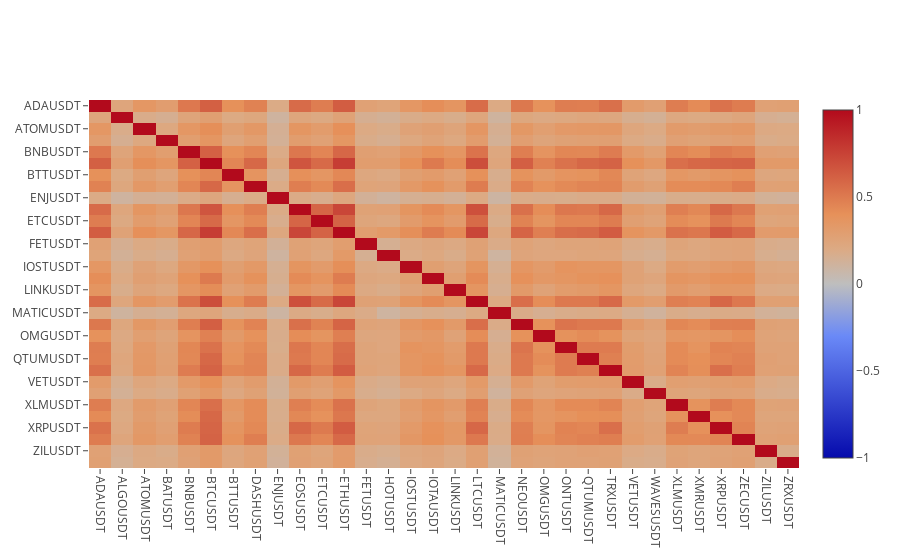
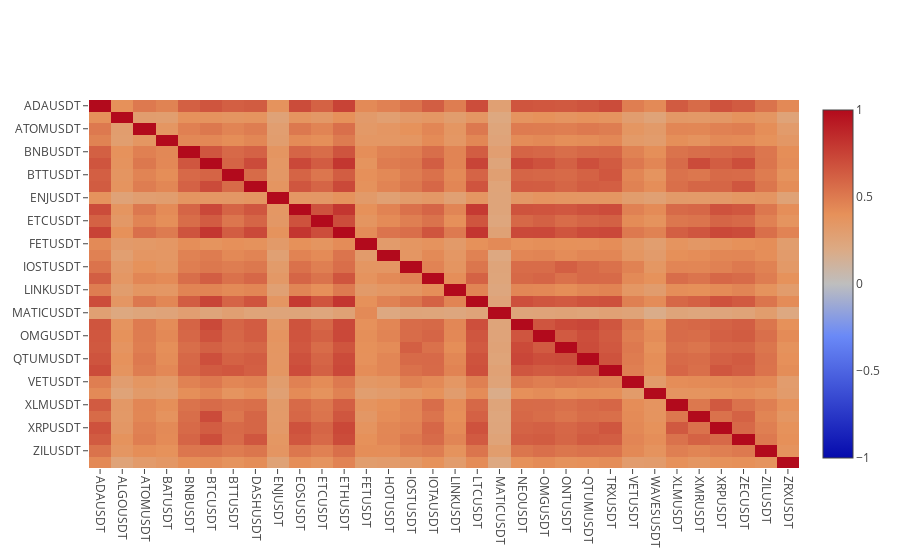
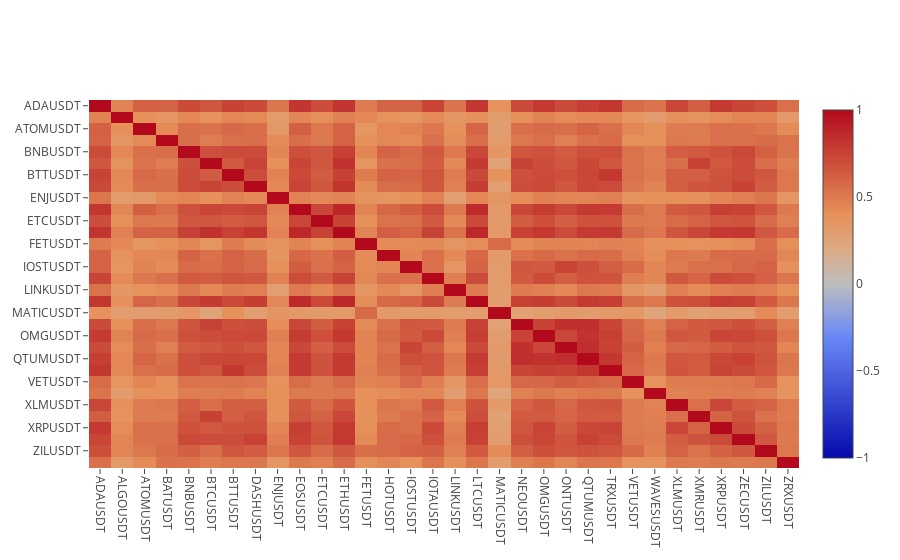

Write notebook code for charts like these, in order.
### Markdown cell above
#### Cross-sectional correlations

The returns become more correlated when the lookback is bigger (as expected)., we can observe some coins which seem more isolated

### Code cell
plt.plot_corr_heatmap(st.cross_correlation(data, 'r5'))
plt.plot_corr_heatmap(st.cross_correlation(data, 'r60'))
plt.plot_corr_heatmap(st.cross_correlation(data, 'r720'))

### Figure 1 — Plotly figure (JSON) as saved in the notebook; plotly's stock layout.template omitted (floating-point values rounded to 4 significant figures; data arrays with more than 128 entries replaced by an {"elided": "..."} marker saying what was removed)
{"data": [{"colorscale": "RdBu", "type": "heatmap", "uid": "f559ce04-65ac-4a44-b4c5-614d3bb7dc9a", "x": ["ADAUSDT", "ALGOUSDT", "ATOMUSDT", "BATUSDT", "BNBUSDT", "BTCUSDT", "BTTUSDT", "DASHUSDT", "ENJUSDT", "EOSUSDT", "ETCUSDT", "ETHUSDT", "FETUSDT", "HOTUSDT", "IOSTUSDT", "IOTAUSDT", "LINKUSDT", "LTCUSDT", "MATICUSDT", "NEOUSDT", "OMGUSDT", "ONTUSDT", "QTUMUSDT", "TRXUSDT", "VETUSDT", "WAVESUSDT", "XLMUSDT", "XMRUSDT", "XRPUSDT", "ZECUSDT", "ZILUSDT", "ZRXUSDT"], "y": ["ADAUSDT", "ALGOUSDT", "ATOMUSDT", "BATUSDT", "BNBUSDT", "BTCUSDT", "BTTUSDT", "DASHUSDT", "ENJUSDT", "EOSUSDT", "ETCUSDT", "ETHUSDT", "FETUSDT", "HOTUSDT", "IOSTUSDT", "IOTAUSDT", "LINKUSDT", "LTCUSDT", "MATICUSDT", "NEOUSDT", "OMGUSDT", "ONTUSDT", "QTUMUSDT", "TRXUSDT", "VETUSDT", "WAVESUSDT", "XLMUSDT", "XMRUSDT", "XRPUSDT", "ZECUSDT", "ZILUSDT", "ZRXUSDT"], "z": {"elided": "32x32 float values"}, "zmax": 1, "zmin": -1}], "layout": {"autosize": true, "xaxis": {"automargin": true, "side": "bottom", "tickangle": 90}, "yaxis": {"automargin": true, "autorange": "reversed"}}}

### Figure 2 — Plotly figure (JSON) as saved in the notebook; plotly's stock layout.template omitted (floating-point values rounded to 4 significant figures; data arrays with more than 128 entries replaced by an {"elided": "..."} marker saying what was removed)
{"data": [{"colorscale": "RdBu", "type": "heatmap", "uid": "55a02f09-49a4-4362-94c1-b46505fdae3b", "x": ["ADAUSDT", "ALGOUSDT", "ATOMUSDT", "BATUSDT", "BNBUSDT", "BTCUSDT", "BTTUSDT", "DASHUSDT", "ENJUSDT", "EOSUSDT", "ETCUSDT", "ETHUSDT", "FETUSDT", "HOTUSDT", "IOSTUSDT", "IOTAUSDT", "LINKUSDT", "LTCUSDT", "MATICUSDT", "NEOUSDT", "OMGUSDT", "ONTUSDT", "QTUMUSDT", "TRXUSDT", "VETUSDT", "WAVESUSDT", "XLMUSDT", "XMRUSDT", "XRPUSDT", "ZECUSDT", "ZILUSDT", "ZRXUSDT"], "y": ["ADAUSDT", "ALGOUSDT", "ATOMUSDT", "BATUSDT", "BNBUSDT", "BTCUSDT", "BTTUSDT", "DASHUSDT", "ENJUSDT", "EOSUSDT", "ETCUSDT", "ETHUSDT", "FETUSDT", "HOTUSDT", "IOSTUSDT", "IOTAUSDT", "LINKUSDT", "LTCUSDT", "MATICUSDT", "NEOUSDT", "OMGUSDT", "ONTUSDT", "QTUMUSDT", "TRXUSDT", "VETUSDT", "WAVESUSDT", "XLMUSDT", "XMRUSDT", "XRPUSDT", "ZECUSDT", "ZILUSDT", "ZRXUSDT"], "z": {"elided": "32x32 float values"}, "zmax": 1, "zmin": -1}], "layout": {"autosize": true, "xaxis": {"automargin": true, "side": "bottom", "tickangle": 90}, "yaxis": {"automargin": true, "autorange": "reversed"}}}

### Figure 3 — Plotly figure (JSON) as saved in the notebook; plotly's stock layout.template omitted (floating-point values rounded to 4 significant figures; data arrays with more than 128 entries replaced by an {"elided": "..."} marker saying what was removed)
{"data": [{"colorscale": "RdBu", "type": "heatmap", "uid": "aaaad646-4ff8-48e3-b235-81df627feffd", "x": ["ADAUSDT", "ALGOUSDT", "ATOMUSDT", "BATUSDT", "BNBUSDT", "BTCUSDT", "BTTUSDT", "DASHUSDT", "ENJUSDT", "EOSUSDT", "ETCUSDT", "ETHUSDT", "FETUSDT", "HOTUSDT", "IOSTUSDT", "IOTAUSDT", "LINKUSDT", "LTCUSDT", "MATICUSDT", "NEOUSDT", "OMGUSDT", "ONTUSDT", "QTUMUSDT", "TRXUSDT", "VETUSDT", "WAVESUSDT", "XLMUSDT", "XMRUSDT", "XRPUSDT", "ZECUSDT", "ZILUSDT", "ZRXUSDT"], "y": ["ADAUSDT", "ALGOUSDT", "ATOMUSDT", "BATUSDT", "BNBUSDT", "BTCUSDT", "BTTUSDT", "DASHUSDT", "ENJUSDT", "EOSUSDT", "ETCUSDT", "ETHUSDT", "FETUSDT", "HOTUSDT", "IOSTUSDT", "IOTAUSDT", "LINKUSDT", "LTCUSDT", "MATICUSDT", "NEOUSDT", "OMGUSDT", "ONTUSDT", "QTUMUSDT", "TRXUSDT", "VETUSDT", "WAVESUSDT", "XLMUSDT", "XMRUSDT", "XRPUSDT", "ZECUSDT", "ZILUSDT", "ZRXUSDT"], "z": {"elided": "32x32 float values"}, "zmax": 1, "zmin": -1}], "layout": {"autosize": true, "xaxis": {"automargin": true, "side": "bottom", "tickangle": 90}, "yaxis": {"automargin": true, "autorange": "reversed"}}}
